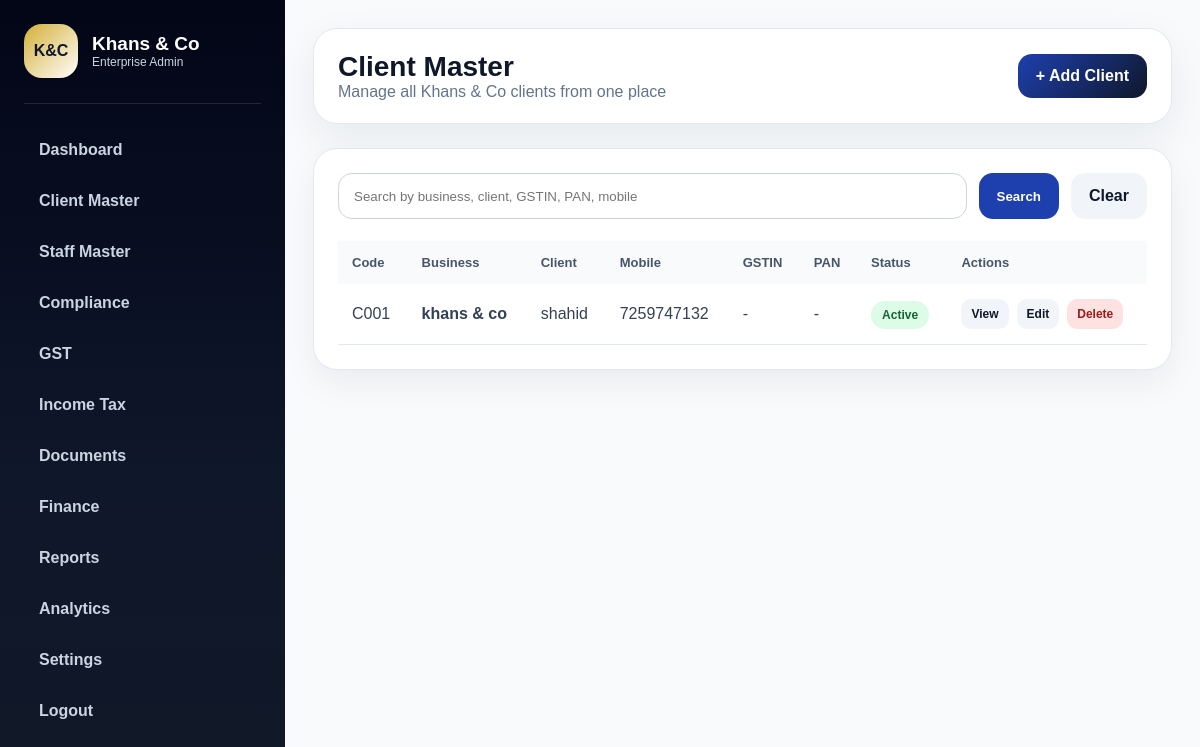
The app's page /admin/clients (signed in) with its own data.
### app/database/models.py (models this page shows)
class Client(db.Model):
    __tablename__ = "clients"
    id = db.Column(db.Integer, primary_key=True)
    client_code = db.Column(db.String(30), unique=True, nullable=False, index=True)
    business_name = db.Column(db.String(150), nullable=False)
    client_name = db.Column(db.String(120), nullable=False)
    mobile = db.Column(db.String(20), nullable=True)
    email = db.Column(db.String(150), nullable=True)
    gstin = db.Column(db.String(20), nullable=True, index=True)
    pan = db.Column(db.String(20), nullable=True, index=True)
    constitution = db.Column(db.String(80), nullable=True)
    registration_type = db.Column(db.String(80), nullable=True)
    return_frequency = db.Column(db.String(40), nullable=True)
    address = db.Column(db.Text, nullable=True)
    city = db.Column(db.String(80), nullable=True)
    state = db.Column(db.String(80), nullable=True)
    pincode = db.Column(db.String(10), nullable=True)
    status = db.Column(db.String(30), nullable=False, default="active")
    assigned_staff = db.Column(db.String(120), nullable=True)
    created_at = db.Column(db.DateTime, default=datetime.utcnow)

### app/admin/client_routes.py (the view, shortened to what this page needs)
@admin_bp.route("/clients")
def clients():
    if not admin_required():
        return redirect(url_for("auth.login"))
    search = request.args.get("search", "").strip()
    query = Client.query
    clients = query.order_by(Client.id.desc()).all()
    return render_template("admin/clients.html", clients=clients, search=search)

### app/admin/client_routes.py (called while the page is built)
def admin_required():
    return session.get("user_role") == "admin"

### app/templates/admin/clients.html (shortened to what this page needs)
{% extends "shared/base.html" %}
{% block body %}
<div class="app-layout">
    {% include "shared/admin_sidebar.html" %}
    <main class="main">
        <header class="topbar">
            <div>
                <h1>Client Master</h1>
                <p>Manage all Khans & Co clients from one place</p>
            </div>
            <a class="top-action" href="{{ url_for('admin.add_client') }}">+ Add Client</a>
        </header>
        <section class="panel">
            <form method="GET" class="client-search">
                <input type="text" name="search" value="{{ search }}" placeholder="Search by business, client, GSTIN, PAN, mobile">
                <button type="submit">Search</button>
                <a href="{{ url_for('admin.clients') }}">Clear</a>
            </form>
            <div class="table-wrap">
                <table class="enterprise-table">
                    <thead>
                        <tr>
                            <th>Code</th>
                            <th>Business</th>
                            <th>Client</th>
                            <th>Mobile</th>
                            <th>GSTIN</th>
                            <th>PAN</th>
                            <th>Status</th>
                            <th>Actions</th>
                        </tr>
                    </thead>
                    <tbody>
                        {% for client in clients %}
                        <tr>
                            <td>{{ client.client_code }}</td>
                            <td><strong>{{ client.business_name }}</strong></td>
                            <td>{{ client.client_name }}</td>
                            <td>{{ client.mobile }}</td>
                            <td>{{ client.gstin or "-" }}</td>
                            <td>{{ client.pan or "-" }}</td>
                            <td><span class="badge {{ client.status }}">{{ client.status }}</span></td>
                            <td>
                                <div class="action-links">
                                    <a href="{{ url_for('admin.view_client', client_id=client.id) }}">View</a>
                                    <a href="{{ url_for('admin.edit_client', client_id=client.id) }}">Edit</a>
                                    <form method="POST" action="{{ url_for('admin.delete_client', client_id=client.id) }}" onsubmit="return confirm('Delete this client?');">
                                        <button type="submit">Delete</button>
                                    </form>
                                </div>
                            </td>
                        </tr>
                        {% else %}
                        <tr>
                            <td colspan="8" class="empty">No clients found. Add your first client.</td>
                        </tr>
                        {% endfor %}
                    </tbody>
                </table>
            </div>
        </section>
    </main>
</div>
{% endblock %}

### app/templates/shared/base.html (shortened to what this page needs)
<!DOCTYPE html>
<html lang="en">
<head>
    <link rel="stylesheet" href="{{ url_for('static', filename='css/style.css') }}">
</head>
<body>
    {% block body %}{% endblock %}
</body>
</html>

### app/templates/shared/admin_sidebar.html
<aside class="sidebar">
    <div class="side-brand">
        <div class="side-logo">K&C</div>
        <div>
            <h2>Khans & Co</h2>
            <p>Enterprise Admin</p>
        </div>
    </div>
    <nav>
        <a href="{{ url_for('admin.dashboard') }}">Dashboard</a>
        <a href="{{ url_for('admin.clients') }}">Client Master</a>
        <a href="{{ url_for('admin.staff') }}">Staff Master</a>
        <a href="#">Compliance</a>
        <a href="#">GST</a>
        <a href="#">Income Tax</a>
        <a href="#">Documents</a>
        <a href="#">Finance</a>
        <a href="#">Reports</a>
        <a href="#">Analytics</a>
        <a href="#">Settings</a>
        <a href="{{ url_for('auth.logout') }}">Logout</a>
    </nav>
</aside>

### app/static/css/modules/base.css (style rules this page uses)
* { margin: 0; padding: 0; box-sizing: border-box; }
body { font-family: Arial, Helvetica, sans-serif; background: #f8fafc; color: #0f172a; }
a { text-decoration: none; }
:root { --kc-primary: #0f172a; --kc-blue: #1e40af; --kc-gold: #d4af37; --kc-bg: #f8fafc; --kc-card: #ffffff; --kc-border: #e2e8f0; --kc-muted: #64748b; --kc-success: #16a34a; --kc-warning: #f59e0b; --kc-danger: #dc2626; }

### app/static/css/modules/layout.css (style rules this page uses)
.app-layout { min-height: 100vh; display: flex; background: var(--kc-bg); }
.sidebar { width: 285px; min-height: 100vh; background: linear-gradient(180deg, #020617, #0f172a 60%, #111827); color: white; padding: 24px; }
.side-brand { display: flex; gap: 14px; align-items: center; padding-bottom: 25px; border-bottom: 1px solid rgba(255,255,255,.12); margin-bottom: 24px; }
.side-logo { width: 54px; height: 54px; border-radius: 18px; background: linear-gradient(135deg, var(--kc-gold), #fff); color: var(--kc-primary); display: flex; align-items: center; justify-content: center; font-weight: 900; }
.side-brand h2 { font-size: 19px; }
.side-brand p { font-size: 12px; color: #cbd5e1; }
.sidebar nav { display: grid; gap: 7px; }
.sidebar a { color: #cbd5e1; padding: 13px 15px; border-radius: 14px; font-weight: 700; }
.main { flex: 1; padding: 28px; }
.topbar { background: white; border: 1px solid var(--kc-border); border-radius: 24px; padding: 22px 24px; display: flex; justify-content: space-between; align-items: center; box-shadow: 0 16px 45px rgba(15,23,42,.07); margin-bottom: 24px; }
.topbar h1 { font-size: 28px; }
.topbar p { color: var(--kc-muted); }

### app/static/css/modules/dashboard.css (style rules this page uses)
.panel { background: white; border: 1px solid var(--kc-border); border-radius: 24px; padding: 24px; box-shadow: 0 14px 35px rgba(15,23,42,.06); }

### app/static/css/modules/tables.css (style rules this page uses)
.table-wrap { overflow-x: auto; }
.enterprise-table { width: 100%; border-collapse: collapse; }
.enterprise-table th { text-align: left; background: #f8fafc; color: #475569; font-size: 13px; padding: 14px; }
.enterprise-table td { padding: 15px 14px; border-bottom: 1px solid var(--kc-border); color: #334155; }

### app/static/css/modules/forms.css (style rules this page uses)
.client-search { display: flex; gap: 12px; margin-bottom: 22px; }
.client-search input { flex: 1; height: 46px; border: 1px solid #cbd5e1; border-radius: 14px; padding: 0 15px; outline: none; }
.client-search button, .client-search a { border: none; background: var(--kc-blue); color: white; border-radius: 14px; padding: 0 18px; font-weight: 900; cursor: pointer; display: flex; align-items: center; }
.client-search a { background: #f1f5f9; color: var(--kc-primary); }

### app/static/css/modules/components.css (style rules this page uses)
.top-action { background: linear-gradient(135deg, var(--kc-blue), var(--kc-primary)); color: white; padding: 13px 18px; border-radius: 14px; font-weight: 900; }
.badge { padding: 7px 11px; border-radius: 999px; font-size: 12px; font-weight: 900; text-transform: capitalize; }
.badge.active { background: #dcfce7; color: #166534; }
.action-links { display: flex; gap: 8px; align-items: center; }
.action-links a, .action-links button { border: none; background: #f1f5f9; color: var(--kc-primary); padding: 8px 10px; border-radius: 10px; font-weight: 900; cursor: pointer; font-size: 12px; }
.action-links button { background: #fee2e2; color: #991b1b; }

### records on screen
Client: client_code "C001", business_name "khans & co", client_name "shahid", mobile "7259747132", gstin "-", pan "-", status "Active"
